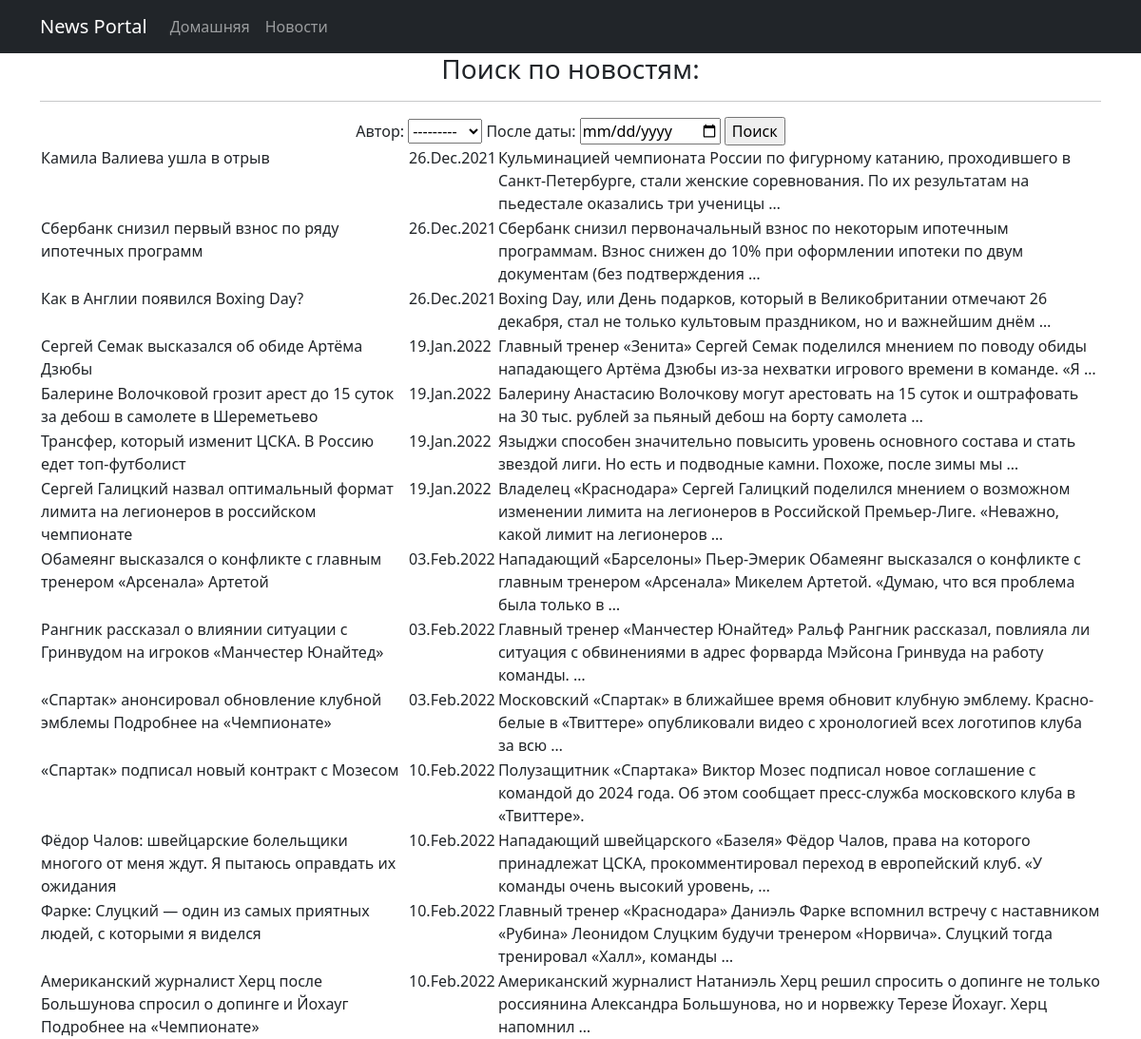
The app's page /search/ with its own data.
### news/models.py (models this page shows, shortened)
class Post(models.Model):
    article = 'AR'
    news = 'NE'
    TYPES = [
        (article, 'статья'),
        (news, 'новость')
    ]
    author = models.ForeignKey(Author, on_delete=models.CASCADE)
    type = models.CharField(max_length=2, choices=TYPES, default=article)
    release_date = models.DateTimeField(auto_now_add=True)
    categories = models.ForeignKey(Category, on_delete=models.CASCADE, null=True)
    title = models.CharField(max_length=255)
    post_text = models.TextField()
    post_rating = models.SmallIntegerField(default=0)

### news/views.py (the view)
# urls.py: path('search/', SearchNews.as_view(), name='news_search'),
class SearchNews(ListView):
    model = Post
    template_name = 'news/news_search.html'
    context_object_name = 'news_search'
    def get_context_data(self, **kwargs):
        context = super().get_context_data(**kwargs)
        context['filter'] = NewsFilter(self.request.GET, queryset=self.get_queryset())
        return context

### news/models.py (called while the page is built)
    def __str__(self):
        return f'{self.user}'

### templates/news/news_search.html (shortened to what this page needs)
{% extends 'default.html' %}
{% load custom_filters %}
{% block content %}
    <h3>Поиск по новостям:</h3>
    <hr>
    <form method="GET">
        {{ filter.form }}
        <input type="submit" value="Поиск">
    </form>
    <table>
        {% for post in filter.qs %}
        <tr>
            <td align="left" valign="top">
                {{ post.title }}
            </td>
            <td align="left" valign="top">
                {{ post.release_date|date:'d.M.Y' }}
            </td>
            <td align="left" valign="top">
                {{ post.post_text|truncatewords:20 }}
            </td>
        </tr>
        {% endfor %}
    </table>
{% endblock content %}

### templates/default.html (shortened to what this page needs)
<!DOCTYPE html>
<html lang="en">
    <head>
        {% load static %}
        <link href="{% static 'css/styles.css' %}" rel="stylesheet" />
    </head>
    <body>
        <nav class="navbar navbar-expand-lg navbar-dark bg-dark static-top">
            <div class="container">
                <a class="navbar-brand" href="#">News Portal</a>
                <div class="collapse navbar-collapse" id="navbarResponsive">
                    <ul class="navbar-nav ml-auto">
                        <li class="nav-item active">
                            <a class="nav-link" href="/home/">Домашняя
                            </a>
                        </li>
                        <li class="nav-item">
                            <a class="nav-link" href="/">Новости</a>
                        </li>
                    </ul>
                </div>
            </div>
        </nav>
        <div class="container">
            <div class="row">
                <div class="col-lg-12 text-center">
                    {% block content %}{% endblock content %}
                </div>
            </div>
        </div>
    </body>
</html>

### records on screen
Post: title "Камила Валиева ушла в отрыв", release_date "26.Dec.2021", post_text "Кульминацией чемпионата России по фигурному катанию, проходившего в Санкт-Петербурге, стали женские соревнования. По их результатам на пьедестале оказались три ученицы …"
Post: title "Сбербанк снизил первый взнос по ряду ипотечных программ", release_date "26.Dec.2021", post_text "Сбербанк снизил первоначальный взнос по некоторым ипотечным программам. Взнос снижен до 10% при оформлении ипотеки по двум документам (без подтверждения …"
Post: title "Как в Англии появился Boxing Day?", release_date "26.Dec.2021", post_text "Boxing Day, или День подарков, который в Великобритании отмечают 26 декабря, стал не только культовым праздником, но и важнейшим днём …"
Post: title "Сергей Семак высказался об обиде Артёма Дзюбы", release_date "19.Jan.2022", post_text "Главный тренер «Зенита» Сергей Семак поделился мнением по поводу обиды нападающего Артёма Дзюбы из-за нехватки игрового времени в команде. «Я …"
Post: title "Балерине Волочковой грозит арест до 15 суток за дебош в самолете в Шереметьево", release_date "19.Jan.2022", post_text "Балерину Анастасию Волочкову могут арестовать на 15 суток и оштрафовать на 30 тыс. рублей за пьяный дебош на борту самолета …"
Post: title "Трансфер, который изменит ЦСКА. В Россию едет топ-футболист", release_date "19.Jan.2022", post_text "Языджи способен значительно повысить уровень основного состава и стать звездой лиги. Но есть и подводные камни. Похоже, после зимы мы …"
Post: title "Сергeй Галицкий назвал оптимальный формат лимита на легионеров в российском чемпионате", release_date "19.Jan.2022", post_text "Владелец «Краснодара» Сергей Галицкий поделился мнением о возможном изменении лимита на легионеров в Российской Премьер-Лиге. «Неважно, какой лимит на легионеров …"
Post: title "Обамеянг высказался о конфликте с главным тренером «Арсенала» Артетой", release_date "03.Feb.2022", post_text "Нападающий «Барселоны» Пьер-Эмерик Обамеянг высказался о конфликте с главным тренером «Арсенала» Микелем Артетой. «Думаю, что вся проблема была только в …"
Post: title "Рангник рассказал о влиянии ситуации с Гринвудом на игроков «Манчестер Юнайтед»", release_date "03.Feb.2022", post_text "Главный тренер «Манчестер Юнайтед» Ральф Рангник рассказал, повлияла ли ситуация с обвинениями в адрес форварда Мэйсона Гринвуда на работу команды. …"
Post: title "«Спартак» анонсировал обновление клубной эмблемы Подробнее на «Чемпионате»", release_date "03.Feb.2022", post_text "Московский «Спартак» в ближайшее время обновит клубную эмблему. Красно-белые в «Твиттере» опубликовали видео с хронологией всех логотипов клуба за всю …"
Post: title "«Спартак» подписал новый контракт с Мозесом", release_date "10.Feb.2022", post_text "Полузащитник «Спартака» Виктор Мозес подписал новое соглашение с командой до 2024 года. Об этом сообщает пресс-служба московского клуба в «Твиттере»."
Post: title "Фёдор Чалов: швейцарские болельщики многого от меня ждут. Я пытаюсь оправдать их ожидания", release_date "10.Feb.2022", post_text "Нападающий швейцарского «Базеля» Фёдор Чалов, права на которого принадлежат ЦСКА, прокомментировал переход в европейский клуб. «У команды очень высокий уровень, …"
Post: title "Фарке: Слуцкий — один из самых приятных людей, с которыми я виделся", release_date "10.Feb.2022", post_text "Главный тренер «Краснодара» Даниэль Фарке вспомнил встречу с наставником «Рубина» Леонидом Слуцким будучи тренером «Норвича». Слуцкий тогда тренировал «Халл», команды …"
Post: title "Американский журналист Херц после Большунова спросил о допинге и Йохауг Подробнее на «Чемпионате»", release_date "10.Feb.2022", post_text "Американский журналист Натаниэль Херц решил спросить о допинге не только россиянина Александра Большунова, но и норвежку Терезе Йохауг. Херц напомнил …"
